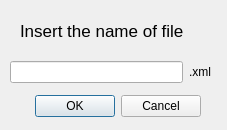
<?xml version="1.0" encoding="UTF-8"?>
<ui version="4.0">
 <class>DialogSave</class>
 <widget class="QDialog" name="DialogSave">
  <property name="geometry">
   <rect>
    <x>0</x>
    <y>0</y>
    <width>227</width>
    <height>130</height>
   </rect>
  </property>
  <property name="windowTitle">
   <string>Dialog</string>
  </property>
  <widget class="QDialogButtonBox" name="buttonBox">
   <property name="geometry">
    <rect>
     <x>30</x>
     <y>90</y>
     <width>171</width>
     <height>32</height>
    </rect>
   </property>
   <property name="orientation">
    <enum>Qt::Horizontal</enum>
   </property>
   <property name="standardButtons">
    <set>QDialogButtonBox::Cancel|QDialogButtonBox::Ok</set>
   </property>
  </widget>
  <widget class="QLabel" name="label">
   <property name="geometry">
    <rect>
     <x>20</x>
     <y>20</y>
     <width>201</width>
     <height>21</height>
    </rect>
   </property>
   <property name="font">
    <font>
     <pointsize>13</pointsize>
    </font>
   </property>
   <property name="text">
    <string>Insert the name of file</string>
   </property>
  </widget>
  <widget class="QWidget" name="">
   <property name="geometry">
    <rect>
     <x>10</x>
     <y>60</y>
     <width>201</width>
     <height>24</height>
    </rect>
   </property>
   <layout class="QHBoxLayout" name="horizontalLayout">
    <item>
     <widget class="QLineEdit" name="lineEdit"/>
    </item>
    <item>
     <widget class="QLabel" name="label_2">
      <property name="text">
       <string>.xml</string>
      </property>
     </widget>
    </item>
   </layout>
  </widget>
 </widget>
 <resources/>
 <connections>
  <connection>
   <sender>buttonBox</sender>
   <signal>accepted()</signal>
   <receiver>DialogSave</receiver>
   <slot>accept()</slot>
   <hints>
    <hint type="sourcelabel">
     <x>248</x>
     <y>254</y>
    </hint>
    <hint type="destinationlabel">
     <x>157</x>
     <y>274</y>
    </hint>
   </hints>
  </connection>
  <connection>
   <sender>buttonBox</sender>
   <signal>rejected()</signal>
   <receiver>DialogSave</receiver>
   <slot>reject()</slot>
   <hints>
    <hint type="sourcelabel">
     <x>316</x>
     <y>260</y>
    </hint>
    <hint type="destinationlabel">
     <x>286</x>
     <y>274</y>
    </hint>
   </hints>
  </connection>
 </connections>
</ui>
